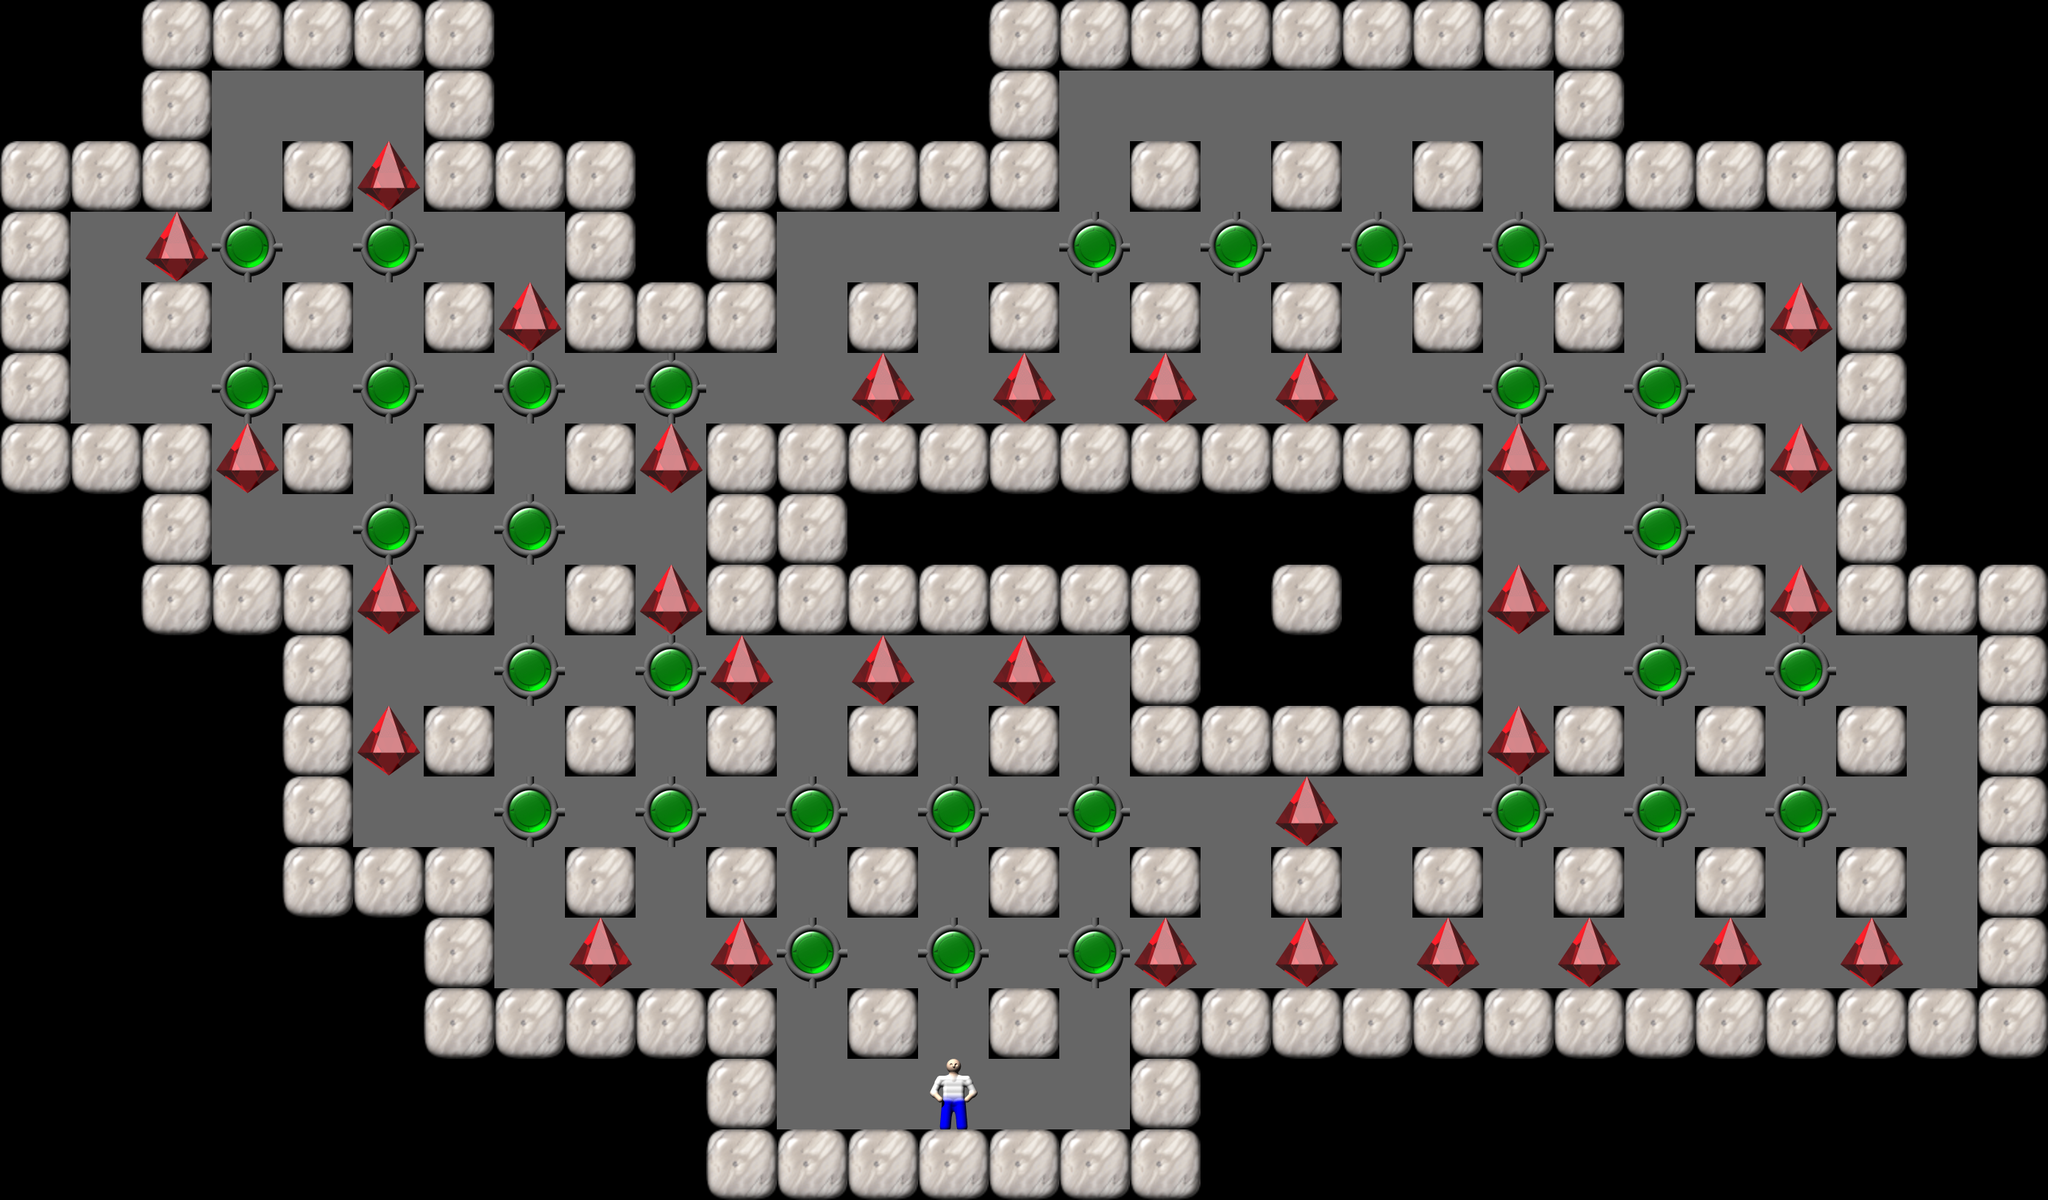

Rendered tile map (Tiled .tmx) drawn with the repository's tilesets; below, a short description and the map source with its tile grids summarised:
An orthogonal 29x17 tile map with 96x96 px tiles, 1 tile layer (Tile Layer 1).

<map version="1.0" orientation="orthogonal" width="29" height="17" tilewidth="96" tileheight="96">
  <properties>
    <property name="Title" value="36" />
  </properties>
  <tileset source="Sokoban.tsx" firstgid="1" />
  <layer name="Tile Layer 1" width="29" height="17">
    <data>[493 cells, 493 non-empty, 6 distinct tile ids]</data>
  </layer>
</map>
